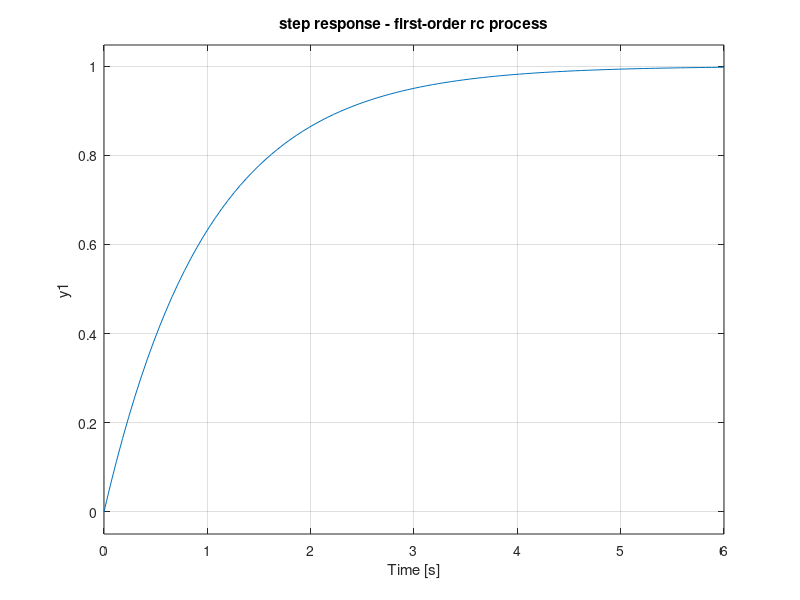

Source code (MATLAB): (Note: this script raises an error after producing the figure.)
clc; clear; close all;

%% 1) first–order process: rc circuit (output on r)
R = 10e3;
C = 100e-6;
tau = R * C;

% transfer function
num1 = 1 / tau;
den1 = [1 1/tau];
sys1 = tf(num1, den1);

fprintf('=== first-order process (rc) ===\n');
fprintf('stability: pole at s = -%.4f (stable)\n', 1/tau);

% step response
figure(1);
step(sys1);
title('step response - first-order rc process');
grid on;

info1 = stepinfo(sys1);
disp('quality indicators (step):');
disp(info1);

% ramp response
figure(2);
t = 0:0.01:10;
u = t;
lsim(sys1, u, t);
title('ramp response - first-order rc process');
grid on;

%ramp response (with step)
t = 0:0.01:10;
s = tf('s');


% impulse response
figure(3);
impulse(sys1);
title('impulse response - first-order rc process');
grid on;
